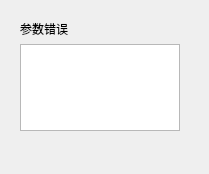
<?xml version="1.0" encoding="UTF-8"?>
<ui version="4.0">
 <class>AlarmHitForm</class>
 <widget class="QWidget" name="AlarmHitForm">
  <property name="geometry">
   <rect>
    <x>0</x>
    <y>0</y>
    <width>209</width>
    <height>174</height>
   </rect>
  </property>
  <property name="contextMenuPolicy">
   <enum>Qt::DefaultContextMenu</enum>
  </property>
  <property name="windowTitle">
   <string>Form</string>
  </property>
  <widget class="QWidget" name="verticalLayoutWidget">
   <property name="geometry">
    <rect>
     <x>20</x>
     <y>20</y>
     <width>160</width>
     <height>111</height>
    </rect>
   </property>
   <layout class="QVBoxLayout" name="verticalLayout">
    <item>
     <widget class="QLabel" name="label">
      <property name="text">
       <string>参数错误</string>
      </property>
     </widget>
    </item>
    <item>
     <widget class="QPlainTextEdit" name="plainTextEdit"/>
    </item>
   </layout>
  </widget>
 </widget>
 <resources/>
 <connections/>
</ui>
